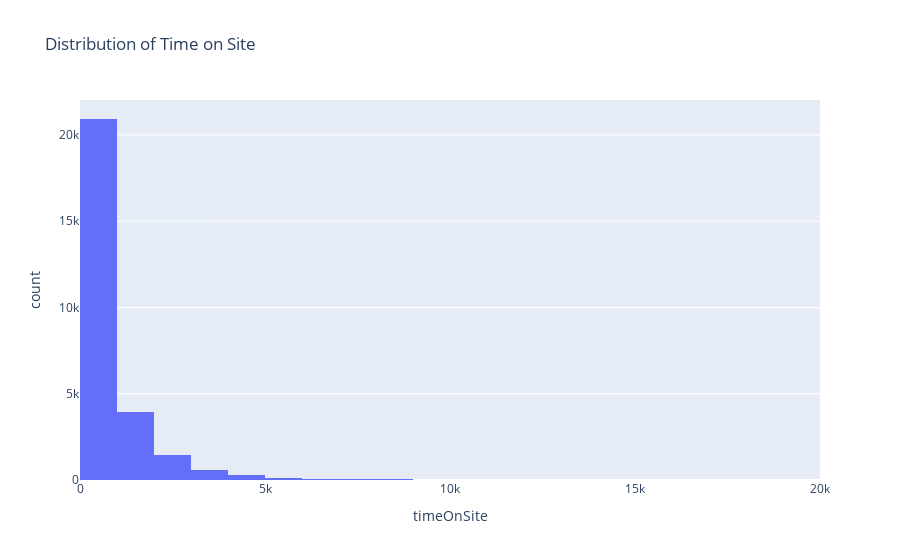

Source (notebook cell):
### Code cell
# Distribution of Time on Site
fig_time_on_site = px.histogram(df, x='timeOnSite', nbins=20, title='Distribution of Time on Site')
fig_time_on_site.show()

### Figure 1 — Plotly figure (JSON) as saved in the notebook; plotly's stock layout.template omitted (floating-point values rounded to 4 significant figures; data arrays with more than 128 entries replaced by an {"elided": "..."} marker saying what was removed)
{"data": [{"alignmentgroup": "True", "bingroup": "x", "hovertemplate": "timeOnSite=%{x}<br>count=%{y}<extra></extra>", "legendgroup": "", "marker": {"color": "#636efa", "pattern": {"shape": ""}}, "name": "", "nbinsx": 20, "offsetgroup": "", "orientation": "v", "showlegend": false, "type": "histogram", "x": {"elided": "28785 int values"}, "xaxis": "x", "yaxis": "y"}], "layout": {"barmode": "relative", "legend": {"tracegroupgap": 0}, "title": {"text": "Distribution of Time on Site"}, "xaxis": {"anchor": "y", "domain": [0, 1], "title": {"text": "timeOnSite"}}, "yaxis": {"anchor": "x", "domain": [0, 1], "title": {"text": "count"}}}}
